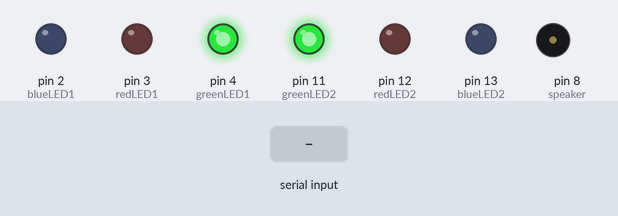
A sketch run on a simulated Arduino Uno, built with avr-gcc and run on an emulated ATmega328P. Shown: output pins drawn as LEDs (lit = HIGH), buzzer (waves = sounding). The inputs (shaded band) are chosen by the test bench.

Above: at 1.2 s.
1.3 s: byte 1 (1) received over Serial
At 2.4 s:
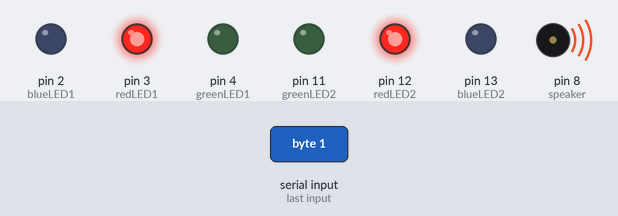
At 3.4 s:
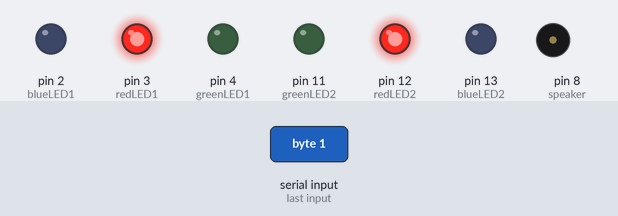
4.0 s: byte 1 (1) received over Serial
At 4.5 s:
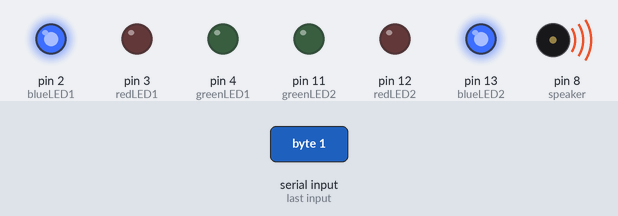
Timing chart, 0 to 7.0 s (numbered marks = the images above; inputs shaded):
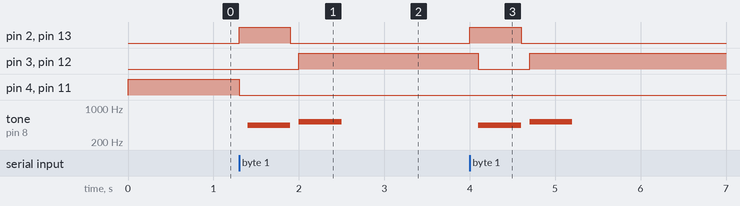

Measured:
- after the input at 1.3 s, pin 2 (blueLED1), pin 13 (blueLED2): LOW → HIGH at once, → LOW 0.60 s later; pin 3 (redLED1), pin 12 (redLED2): LOW → HIGH after 0.70 s; pin 4 (greenLED1), pin 11 (greenLED2): HIGH → LOW at once; tone on pin 8 (speaker): silent → 440 Hz after 0.10 s, → silent 0.50 s later, → 523 Hz 0.10 s later, → silent 0.50 s later
- after the input at 4.0 s, pin 2 (blueLED1), pin 13 (blueLED2): LOW → HIGH at once, → LOW 0.60 s later; pin 3 (redLED1), pin 12 (redLED2): HIGH → LOW after 0.10 s, → HIGH 0.60 s later; tone on pin 8 (speaker): silent → 440 Hz after 0.10 s, → silent 0.50 s later, → 523 Hz 0.10 s later, → silent 0.50 s later

The sketch:

sendAByteArd.ino
```cpp
int blueLED1 = 2;
int redLED1 = 3;
int greenLED1 = 4;

int blueLED2 = 13;
int redLED2 = 12;
int greenLED2 = 11;

int speaker = 8;

void setup() {
  Serial.begin(9600);// initialize serial communications
  pinMode(redLED1, OUTPUT);
  pinMode(blueLED1, OUTPUT);
  pinMode(greenLED1, OUTPUT);

  pinMode(redLED2, OUTPUT);
  pinMode(blueLED2, OUTPUT);
  pinMode(greenLED2, OUTPUT);

  pinMode(speaker, OUTPUT);

    digitalWrite(greenLED1, HIGH);
    digitalWrite(greenLED2, HIGH);
  }

void loop() {

  if (Serial.available() > 0) {//this waits for byte from P5.js
  int input = Serial.read();  // read the input from the buffer
  //Serial.println(input);
  if (input == 1)
  {
    digitalWrite(greenLED1, LOW);
    digitalWrite(greenLED2, LOW);
    noTone(speaker);
    digitalWrite(blueLED1, HIGH);
    digitalWrite(blueLED2, HIGH);
    delay(100);
    digitalWrite(redLED1, LOW);
    digitalWrite(redLED2, LOW);
    tone(speaker, 440, 500);
    delay(500);
    noTone(speaker);
    digitalWrite(blueLED1, LOW);
    digitalWrite(blueLED2, LOW);
    delay(100);
    digitalWrite(redLED1, HIGH);
    digitalWrite(redLED2, HIGH);
    tone(speaker, 523, 500);
    delay(500);
  } else if (input == 0){
    delay(100);
    digitalWrite(greenLED1, HIGH);
    digitalWrite(greenLED2, HIGH);
    digitalWrite(blueLED1, LOW);
    digitalWrite(blueLED2, LOW);
    digitalWrite(redLED1, LOW);
    digitalWrite(redLED2, LOW);
  }
}
}
```
